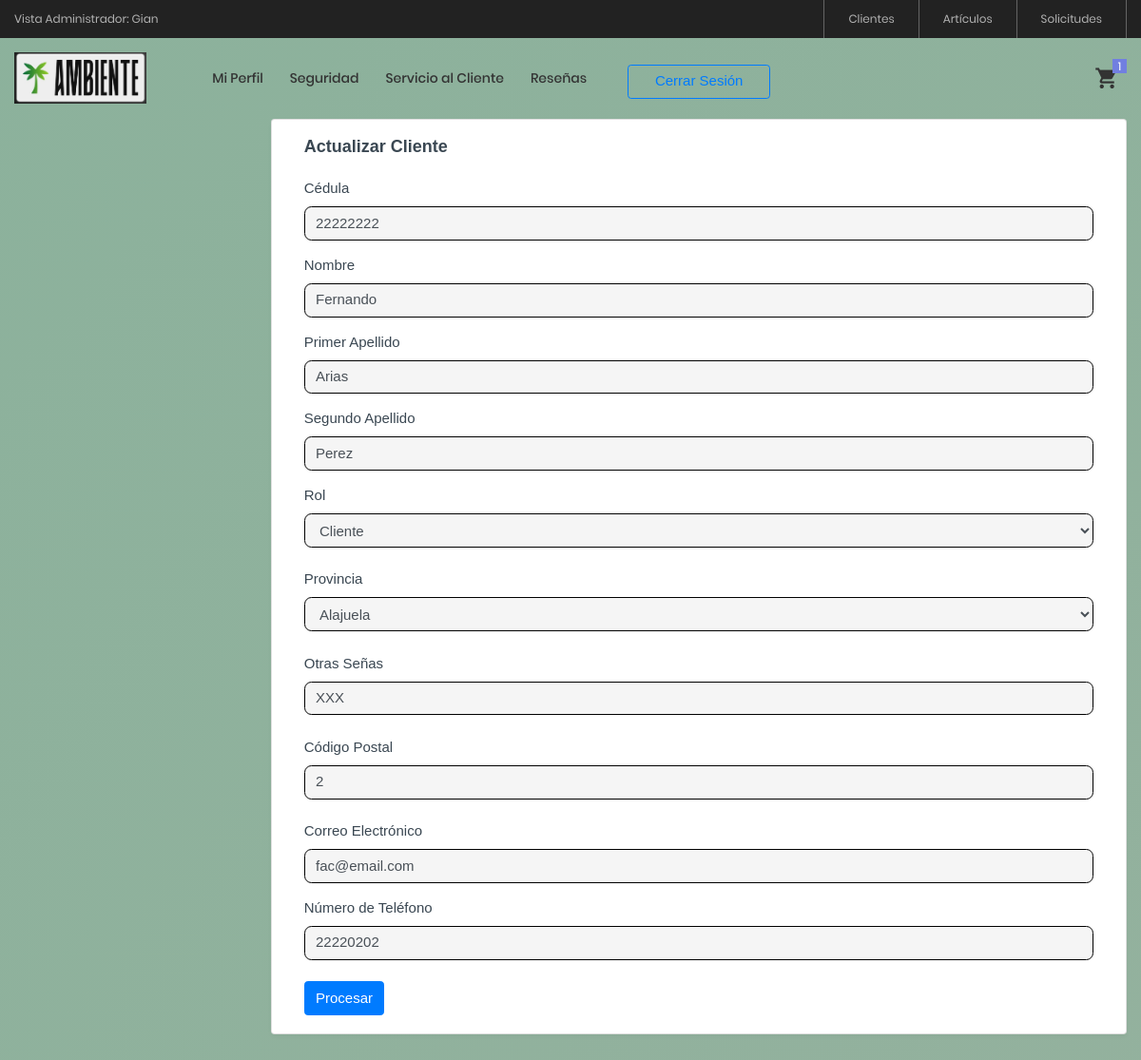
Before: /View/Cliente/actualizarCliente.php?id=2 (signed in) with the older database file.
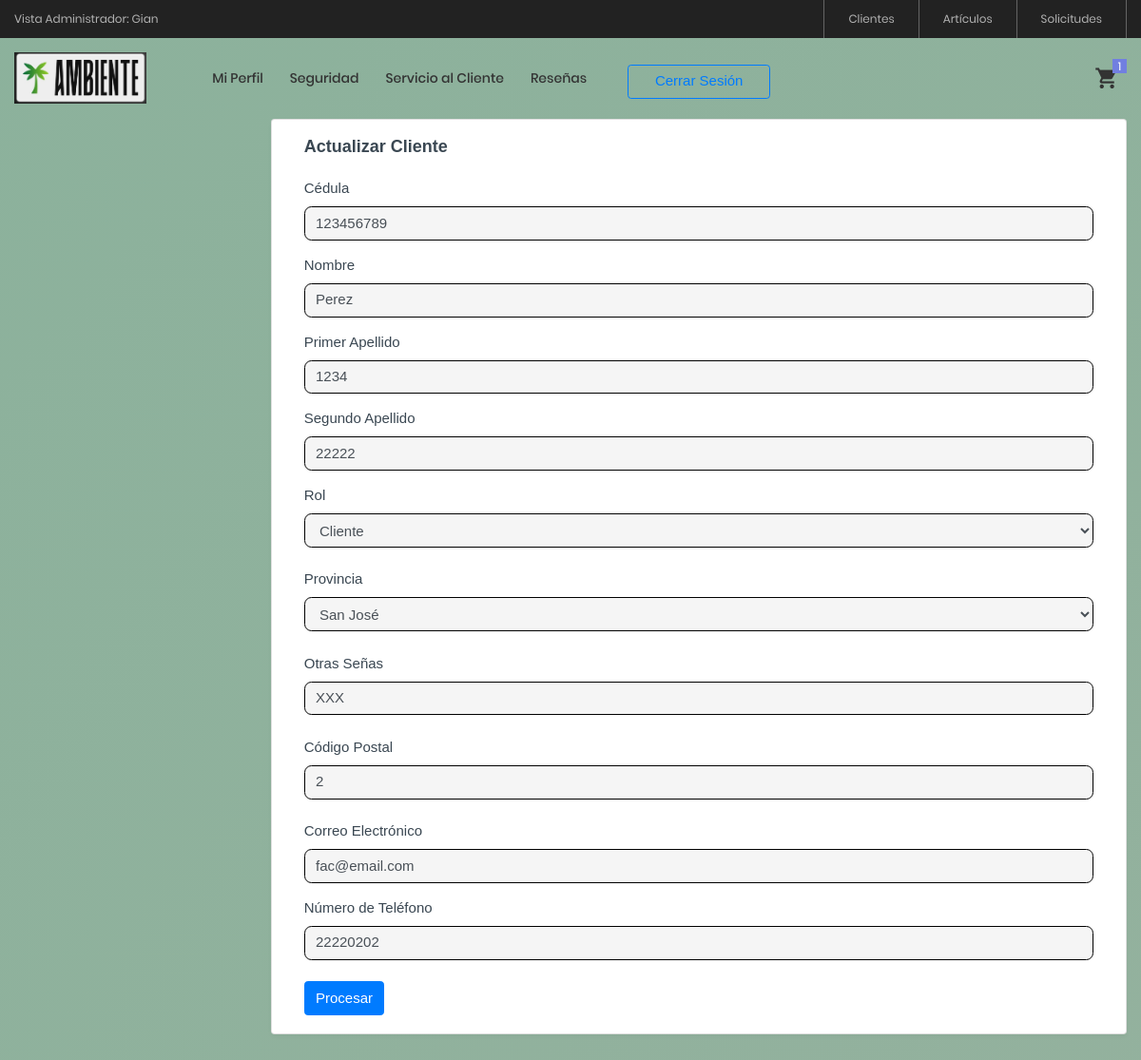
After: the same page with the newer database file.
### tables this page shows
CREATE TABLE `clientes` (
  `clienteID` int(11) NOT NULL AUTO_INCREMENT,
  `cedula` varchar(9) NOT NULL,
  `nombre` varchar(50) NOT NULL,
  `apellido1` varchar(50) NOT NULL,
  `apellido2` varchar(50) NOT NULL,
  `contrasena` varchar(20) NOT NULL,
  `estadoID` int(11) NOT NULL,
  `rolID` int(11) NOT NULL,
  `fechaRegistro` datetime NOT NULL,
  `provinciaID` int(11) NOT NULL,
  `cantonID` int(11) DEFAULT NULL,
  `distritoID` int(11) DEFAULT NULL,
  `otrasSenas` varchar(200) NOT NULL,
  `codigoPostal` varchar(10) DEFAULT NULL,
  `correo` varchar(50) NOT NULL,
  `telefono` varchar(15) NOT NULL,
  PRIMARY KEY (`clienteID`),
  UNIQUE KEY `cedula` (`cedula`),
  UNIQUE KEY `correo` (`correo`),
  UNIQUE KEY `telefono` (`telefono`),
  KEY `estadoID` (`estadoID`),
  KEY `rolID` (`rolID`),
  KEY `provinciaID` (`provinciaID`),
  CONSTRAINT `clientes_ibfk_1` FOREIGN KEY (`estadoID`) REFERENCES `estados` (`estadoID`) ON DELETE CASCADE,
  CONSTRAINT `clientes_ibfk_2` FOREIGN KEY (`rolID`) REFERENCES `roles` (`rolID`) ON DELETE CASCADE,
  CONSTRAINT `clientes_ibfk_5` FOREIGN KEY (`provinciaID`) REFERENCES `provincias` (`provinciaID`) ON DELETE NO ACTION
);

### Model/ClienteModel.php (called while the page is built, shortened)
<?php
    function ConsultarClienteModel($clienteID)
    {
        try
        {
            $enlace = AbrirBD();
            $sentencia = "CALL ConsultarCliente('$clienteID')";
            $resultado = $enlace -> query($sentencia);
            return $resultado;
        }
        catch(Exception $ex)
        {
            return null;
        }
    }
    ?>

### Controller/ClienteController.php (called while the page is built, shortened)
<?php
    include_once $_SERVER["DOCUMENT_ROOT"] . '/ProyectoAmbienteWeb/Model/ClienteModel.php';
    function ConsultarCliente($clienteID)
    {
        $resultado = ConsultarClienteModel($clienteID);
        if($resultado != null && $resultado -> num_rows > 0)
        {
            return mysqli_fetch_array($resultado);
        }
        else
        {
            $_POST["txtMensaje"] = "Su información no se ha obtenido correctamente";
        }
    }
    ?>

### View/Cliente/actualizarCliente.php (the view, shortened to what the rows shown need)
<?php
    include_once $_SERVER["DOCUMENT_ROOT"] . '/ProyectoAmbienteWeb/View/layout.php';
    include_once $_SERVER["DOCUMENT_ROOT"] . '/ProyectoAmbienteWeb/Controller/ClienteController.php';
    $id = $_GET["id"];
    $datos = ConsultarCliente($id);
?>
<!doctype html>
<html lang="en">
<body class="page-wrapper radial-gradient">
    <div id="main-wrapper" data-layout="vertical" data-navbarbg="skin6" data-sidebartype="full"
        data-sidebar-position="fixed" data-header-position="fixed"
        <div class="body-wrapper">
            <div class="container-fluid">
                <div class="row">
                    <div class="card">
                        <div class="card-body">
                            <form action="" method="POST">
                                <div class="mb-3">
                                    <label class="form-label">Cédula</label>
                                    <input type="text" class="form-control" id="txtCedula" name="txtCedula"
                                        value="<?php echo $datos["cedula"] ?>">
                                </div>
                                <div class="mb-3">
                                    <label class="form-label">Nombre</label>
                                    <input type="text" class="form-control" id="txtNombre" name="txtNombre"
                                        value="<?php echo $datos["nombre"] ?>">
                                </div>
                                <div class="mb-3">
                                    <label class="form-label">Primer Apellido</label>
                                    <input type="text" class="form-control" id="txtApellido1" name="txtApellido1"
                                        value="<?php echo $datos["apellido1"] ?>">
                                </div>
                                <div class="mb-3">
                                    <label class="form-label">Segundo Apellido</label>
                                    <input type="text" class="form-control" id="txtApellido2" name="txtApellido2"
                                        value="<?php echo $datos["apellido2"] ?>">
                                </div>
                                <div class="mb-4">
                                    <label class="form-label">Otras Señas</label>
                                    <input type="text" class="form-control" id="txtOtrasSenas" name="txtOtrasSenas"
                                        value="<?php echo $datos["otrasSenas"] ?>">
                                </div>
                                <div class="mb-4">
                                    <label class="form-label">Código Postal</label>
                                    <input type="text" class="form-control" id="txtCodigoPostal" name="txtCodigoPostal"
                                        value="<?php echo $datos["codigoPostal"] ?>">
                                </div>
                                <div class="mb-3">
                                    <label class="form-label">Correo Electrónico</label>
                                    <input type="email" class="form-control" id="txtCorreo" name="txtCorreo"
                                        value="<?php echo $datos["correo"] ?>">
                                </div>
                                <div class="mb-4">
                                    <label class="form-label">Número de Teléfono</label>
                                    <input type="text" class="form-control" id="txtTelefono" name="txtTelefono"
                                        value="<?php echo $datos["telefono"] ?>">
                                </div>
                            </form>
                        </div>
                    </div>
                </div>
            </div>
        </div>
    </div>
    </div>
</body>
</html>

Changed rows visible on the page:
changed clientes "Perez": txtCedula "22222222" → "123456789"; txtNombre "Fernando" → "Perez"; txtApellido1 "Arias" → "1234"; txtApellido2 "Perez" → "22222"
Other visible differences:
form field ddlProvincias: "Alajuela" → "San José"
